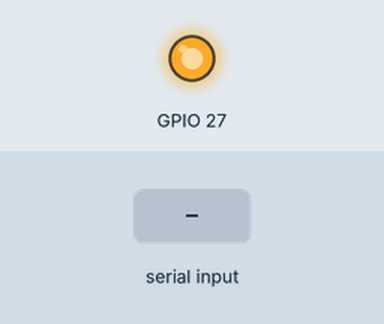
Recording of a sketch running on a simulated ESP32. Parts: output pins drawn as LEDs (lit = HIGH). Inputs (shaded band) come from the test bench. What the sketch prints to the serial monitor is not drawn.

Above: at 12.8 s.
12.9 s: byte 30 received over Serial
At 18.3 s:
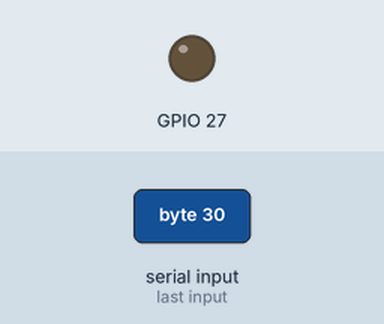
18.9 s: byte 90 received over Serial
24.9 s: byte 120 received over Serial
Timing chart, 0 to 36.9 s (numbered marks = the images above; inputs shaded):
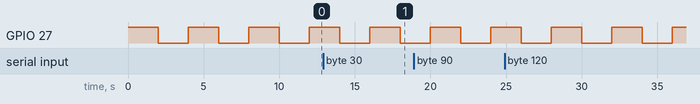

Measured:
- by itself, GPIO 27: alternates HIGH for 2.0 s and LOW for 2.0 s

The sketch:

echo_bad.ino
```cpp
void setup() {
  Serial.begin(9600);
  pinMode(27,OUTPUT);
}
void loop() {
 digitalWrite(27,HIGH);delay(2000);
 digitalWrite(27,LOW);delay(2000);
}
void serialEvent(){
  while (Serial.available()){
    uint8_t val=Serial.read();
    Serial.write(val);
  }
}
```
